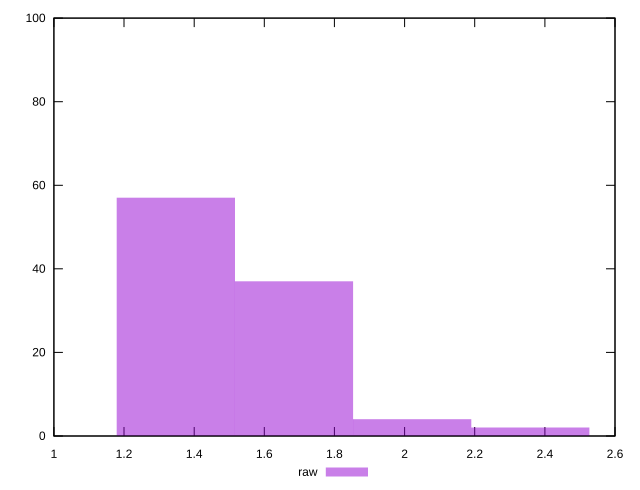

Source code (gnuplot):
reset
set terminal svg size 640, 490 enhanced background rgb 'white'
set output "reprap/server-response-time/samples/pages+cached+nointeractive/raw/histogram.svg"

$raw <<EOF
1.6844752608211777 37
1.3475802086569422 57
2.3582653651496486 2
2.0213703129854133 4
EOF

set key outside below
set boxwidth 0.33689505216423554
set yrange [0:100]
set style fill transparent solid 0.5 noborder

plot \
  $raw title "raw" with boxes, \


reset
